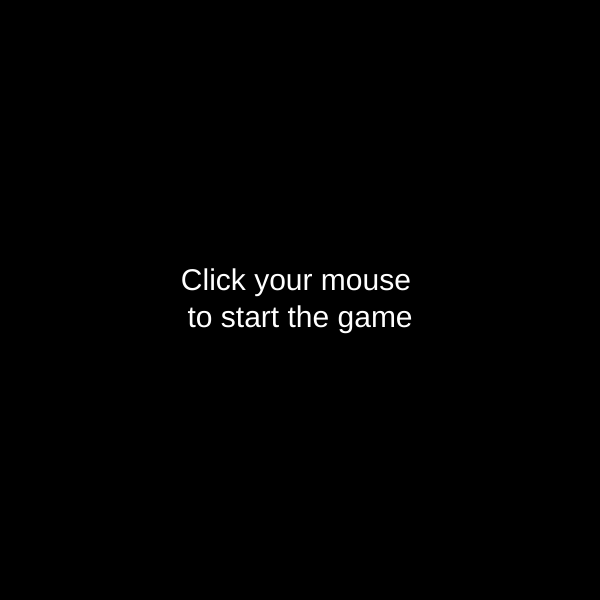
Frame 1 (no input)
Frame 60 (no input): identical to frame 1, image omitted
Frame 120 (the mouse pressed at the canvas centre since frame 60): identical to frame 1, image omitted

The p5.js sketch that drew this single still picture (run headless with seeded random() and noise() and a simulated clock; from frame 60 on, the mouse is pressed at the canvas centre):

// p5.js sketch
// ── sketch.js
let plane;
let scl = 20;
let barrier = [];
let mouse;
let timer;
let d;
var counter = 0;
let check;

function setup() {
    createCanvas(600, 600);
    plane = new Plane();
    frameRate(60);
    pickLocation(); 
    timer = createP('timer');
    setInterval(timeIt, 1000);    

}

function draw() {
    background(0, 0, 0);
    fill(255);
    textSize(30);
    textAlign(CENTER, CENTER);
    
    text("Click your mouse \nto start the game",300, 300);
    if (mouse == true) {     
        background(0, 0, 0);
        plane.show();
        fill(96, 96, 96);
        if(keyIsDown(UP_ARROW)){
            plane.move(0,-1);
        }
            if(keyIsDown(DOWN_ARROW)){
            plane.move(0,1);
        }
            if(keyIsDown(RIGHT_ARROW)){
            plane.move(1,0);
        }
            if(keyIsDown(LEFT_ARROW)){
            plane.move(-1,0);
        }
        for (let i = 0; i < 15; i++) {
            rect(barrier[i].x, barrier[i].y, scl, scl);             
            barrier[i].y = barrier[i].y + 10;

            if (barrier[i].y > height) {
                let cols = floor(width / scl);
                barrier[i] = createVector(floor(random(cols)), random(-30, 0));
                barrier[i].mult(scl);   
            }  
            
        }  
        if (gameOver() == true)
            {
                noloop();
            }
     }
}

function pickLocation() {
  let cols = floor(width / scl);
  for (let j = 0; j < 15; j++) {
    barrier[j] = createVector(floor(random(cols)), random(-30, 0));
    barrier[j].mult(scl);         
  }   
}

function mouseClicked() {
    mouse = true;
}

function timeIt() {
    timer.html('You survice: ' + counter);
    counter++;
}

function gameOver() {
    for (let i = 0; i < 15; i++) {
        if (dist(plane.x, plane.y, barrier[i].x, barrier[i].y) < 20)
            {
                background(0, 0, 0);
                textSize(30);
                fill(255);
                textAlign(CENTER);
                text("You survive " + counter + "s!!!",300, 300);
                return true;
            }
    }
}

function Plane() {
    this.x = 300;
    this.y = 570;
    
    this.move = function (x, y) {
        this.x = this.x + x * scl;
        this.y = this.y + y * scl;
        
        this.x = constrain(this.x, 0, width - scl);
        this.y = constrain(this.y, 0, height - scl);
    };
    
    this.show = function () {
        fill(255);
        rect(this.x, this.y, scl, scl);
    };
}
